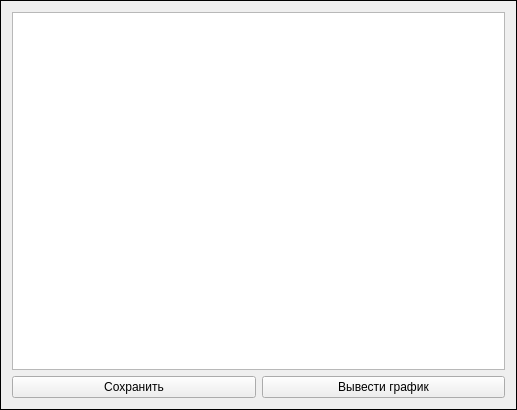
<?xml version="1.0" encoding="UTF-8"?>
<ui version="4.0">
 <class>Frame</class>
 <widget class="QFrame" name="Frame">
  <property name="geometry">
   <rect>
    <x>0</x>
    <y>0</y>
    <width>517</width>
    <height>410</height>
   </rect>
  </property>
  <property name="mouseTracking">
   <bool>true</bool>
  </property>
  <property name="tabletTracking">
   <bool>false</bool>
  </property>
  <property name="contextMenuPolicy">
   <enum>Qt::NoContextMenu</enum>
  </property>
  <property name="windowTitle">
   <string>ВЫВОД</string>
  </property>
  <property name="frameShape">
   <enum>QFrame::Box</enum>
  </property>
  <layout class="QVBoxLayout" name="verticalLayout_2">
   <item>
    <layout class="QVBoxLayout" name="verticalLayout">
     <item>
      <widget class="QTextEdit" name="textEdit">
       <property name="readOnly">
        <bool>true</bool>
       </property>
      </widget>
     </item>
     <item>
      <layout class="QHBoxLayout" name="horizontalLayout">
       <item>
        <widget class="QPushButton" name="pushButtonSave">
         <property name="text">
          <string>Сохранить</string>
         </property>
        </widget>
       </item>
       <item>
        <widget class="QPushButton" name="pushButtonShowChart">
         <property name="text">
          <string>Вывести график</string>
         </property>
        </widget>
       </item>
      </layout>
     </item>
    </layout>
   </item>
  </layout>
 </widget>
 <resources/>
 <connections/>
</ui>
